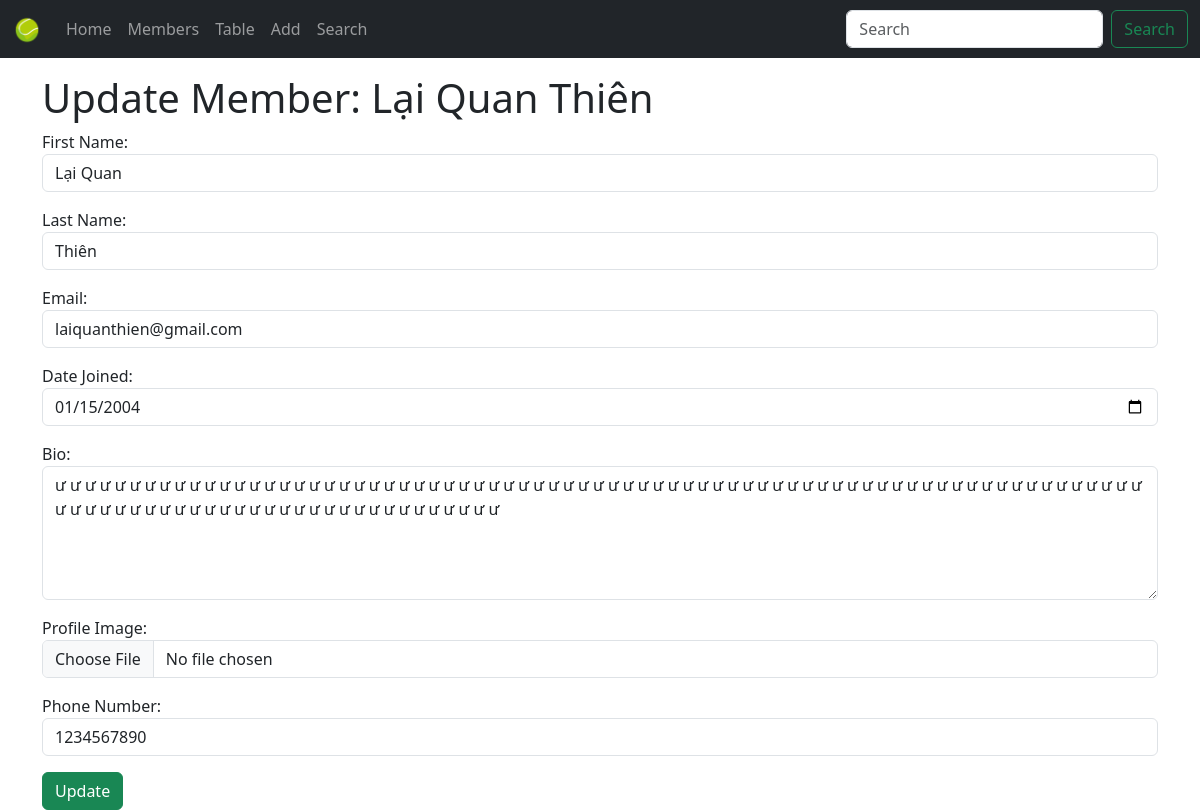
The app's page /update_member/lai-quan-thien/ with its own data.
### members/models.py (models this page shows, shortened)
class Member(models.Model):
    firstname = models.CharField(max_length=255)
    lastname = models.CharField(max_length=255)
    email = models.EmailField(max_length=255, unique=True, blank=True)
    joined_date = models.DateField(null=True)
    slug = models.SlugField(default="", null=False)
    bio = models.TextField(max_length=500, blank=True, null=True)
    profile_image = models.ImageField(upload_to='members/', blank=True, null=True) # New.
    phone_number = models.CharField(max_length=50, blank=True, null=True) # New.

### members/views.py (the view)
# urls.py: path('update_member/<slug:slug>/', view=views.update_member, name='update_member'),
def update_member(request, slug):
    member = get_object_or_404(models.Member, slug=slug)
    if request.method == 'POST':
        form = forms.MemberForm(request.POST, request.FILES, instance=member)
        if form.is_valid():
            form.save()
            msg.success(request, 'Member updated successfully.')
            return redirect('all_members')
        else:
            msg.warning(request, 'Failed to update member.')
    else:
        form = forms.MemberForm(instance=member)
    return render(request, 'update_member.html', {'form': form, 'member': member})

### members/forms.py
class MemberForm(forms.ModelForm):
    firstname = forms.CharField(widget=forms.TextInput(attrs={'class': 'form-control'}), label='First Name')
    lastname = forms.CharField(widget=forms.TextInput(attrs={'class': 'form-control'}), label='Last Name')
    email = forms.EmailField(widget=forms.EmailInput(attrs={'class': 'form-control'}), label='Email')
    profile_image = forms.ImageField(widget=forms.FileInput(attrs={'class': 'form-control'}), label='Profile Image', required=False)
    phone_number = forms.CharField(widget=forms.TextInput(attrs={'class': 'form-control'}), label='Phone Number', required=False)
    bio = forms.CharField(widget=forms.Textarea(attrs={'class': 'form-control', 'rows': 5}), label='Bio', required=False)
    joined_date = forms.DateField(widget=forms.DateInput(attrs={'class': 'form-control', 'type': 'date'}), label='Date Joined')
    class Meta:
        model = Member
        fields = ['firstname', 'lastname', 'email', 'joined_date', 'bio', 'profile_image', 'phone_number']

### templates/update_member.html (shortened to what this page needs)
{% extends "master.html" %}
{% block content %}
    <h1>Update Member: {{ member.firstname }} {{ member.lastname }}</h1>
    <form method="post" enctype="multipart/form-data">
        {{ form.as_p }}
        <button class="btn btn-success" type="submit">Update</button>
    </form>
{% endblock %}

### records on screen
Member: firstname "Lại Quan", lastname "Thiên", email "laiquanthien@gmail.com", joined_date "01/15/2004", bio "ư ư ư ư ư ư ư ư ư ư ư ư ư ư ư ư ư ư ư ư ư ư ư ư ư ư ư ư ư ư ư ư ư ư ư ư ư ư ư ư ư ư ư ư ư ư ư ư ư ư ư ư ư ư ư ư ư ư ư ư ư ư ư ư ư ư ư ư ư ư ư ư ư ư ư ư ư ư ư ư ư ư ư ư ư ư ư ư ư ư ư ư ư ư ư ư ư ư ư ư ư ư ư", phone_number "1234567890"
